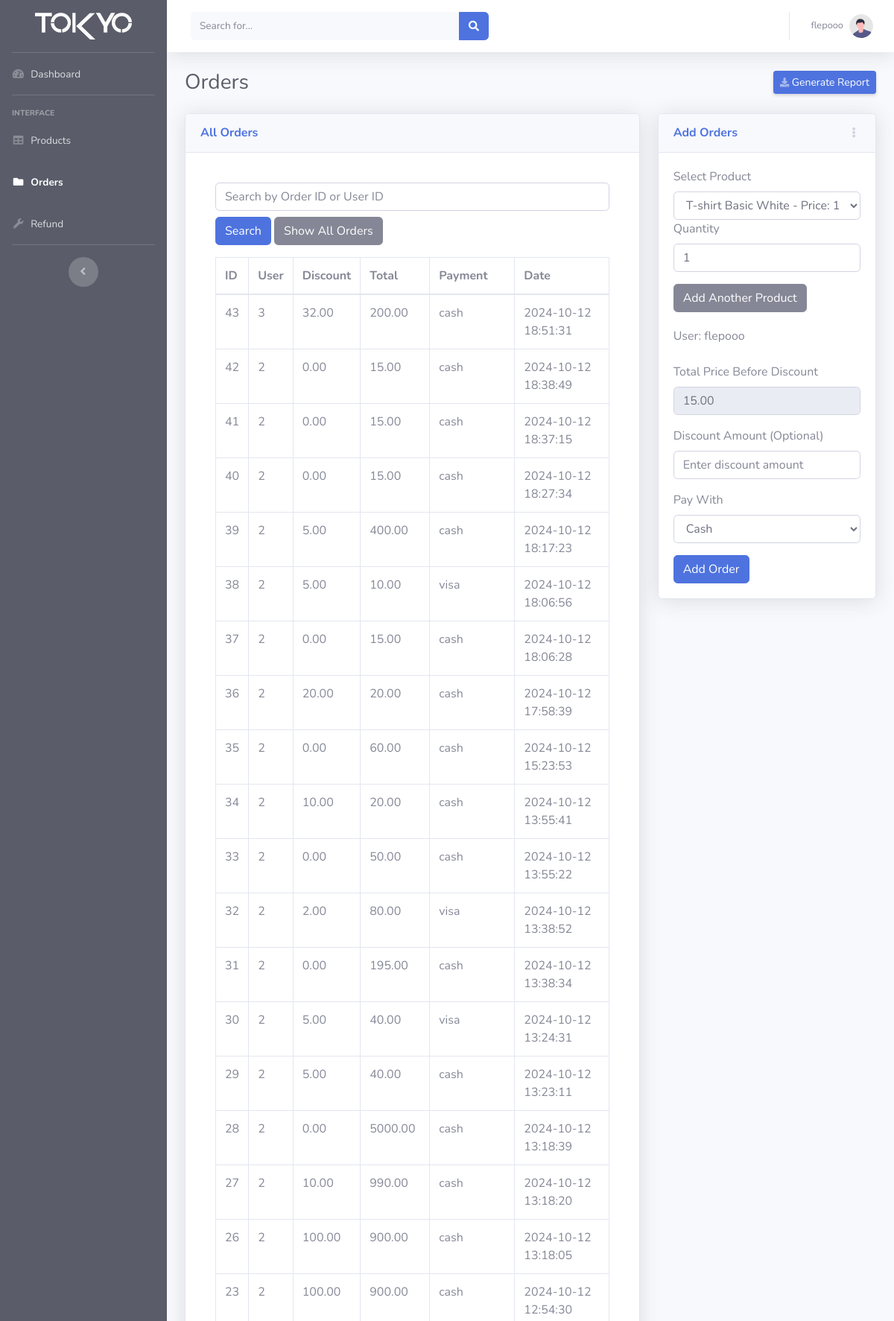
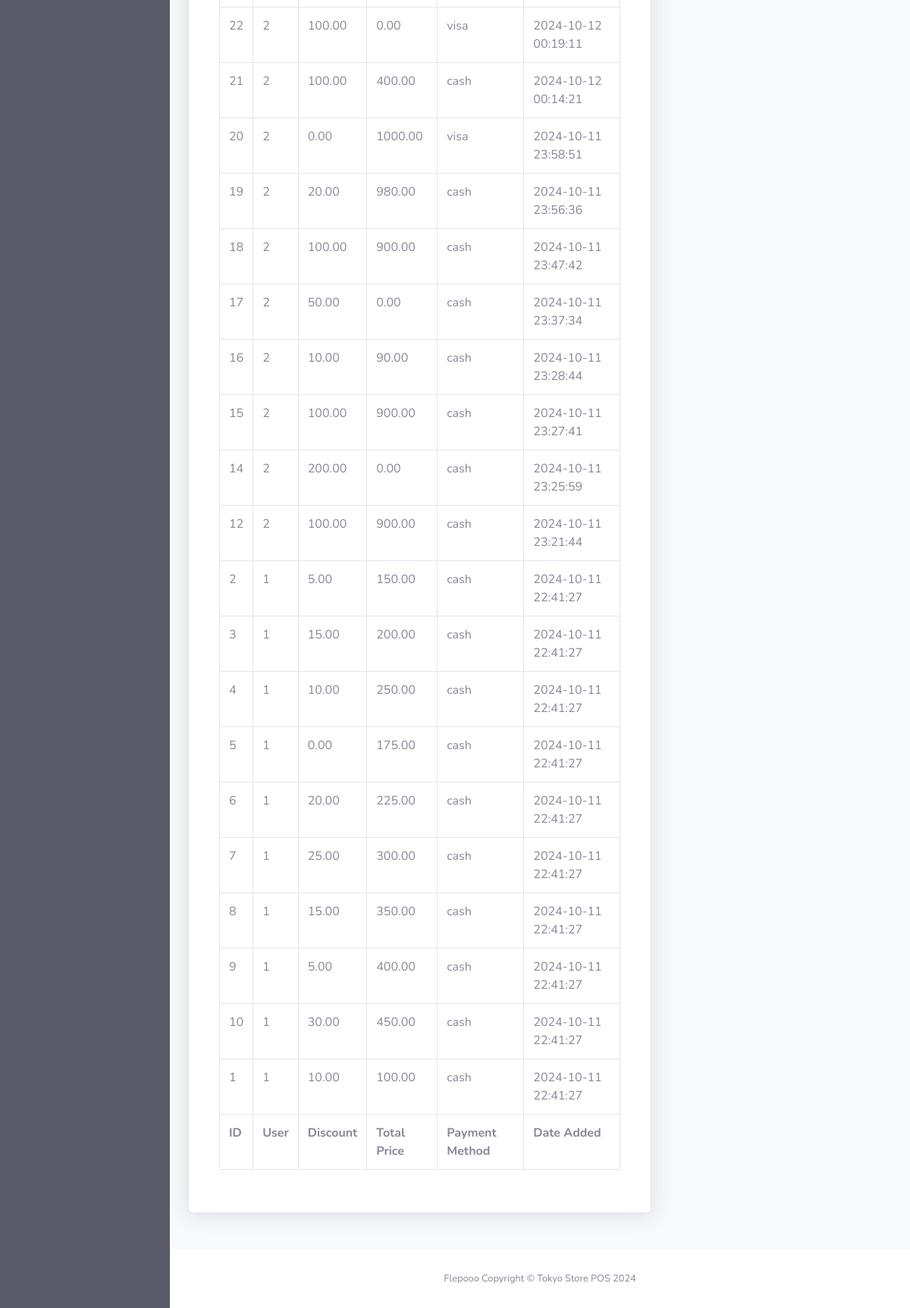
Page /orders.php (signed in) on the committed database (2 pictures, top to bottom).
### tables this page shows
CREATE TABLE `users` (
  `user_id` int(11) NOT NULL,
  `username` varchar(50) NOT NULL,
  `password` varchar(255) NOT NULL,
  `email` varchar(100) NOT NULL,
  `role` enum('super_admin','admin') NOT NULL,
  `created_at` timestamp NOT NULL DEFAULT current_timestamp()
);

CREATE TABLE `orders` (
  `order_id` int(11) NOT NULL,
  `user_id` int(11) NOT NULL,
  `customer_id` int(11) DEFAULT NULL,
  `total_price` decimal(10,2) NOT NULL,
  `discount` decimal(10,2) NOT NULL,
  `order_date` timestamp NOT NULL DEFAULT current_timestamp(),
  `total_price_before_discount` decimal(10,2) NOT NULL,
  `pay_with` enum('cash','visa') DEFAULT 'cash'
);

### orders.php (the view, shortened to what this page needs)
<?php
include 'db_connection.php';
if (isset($_SESSION['user_id'])) {
    $user_id = $_SESSION['user_id'];
    $stmt = $conn->prepare("SELECT username FROM users WHERE user_id = ?");
    $stmt->bind_param("i", $user_id);
    $stmt->execute();
    $result = $stmt->get_result();
    if ($result->num_rows > 0) {
        $user = $result->fetch_assoc();
        $username = htmlspecialchars($user['username'], ENT_QUOTES, 'UTF-8');
    } else {
        header("Location: login.php");
        exit;
    }
} else {
    header("Location: login.php");
    exit;
}
$search = "";
$stmt = $conn->prepare("SELECT order_id, user_id, total_price_before_discount, discount, total_price, pay_with, order_date FROM orders WHERE order_id LIKE ? OR user_id LIKE ? ORDER BY order_date DESC");
$searchParam = "%" . $search . "%";
$stmt->bind_param("ss", $searchParam, $searchParam);
$stmt->execute();
$result = $stmt->get_result();
?>
<!DOCTYPE html>
<html lang="en">
<head>
    <link href="vendor/fontawesome-free/css/all.min.css" rel="stylesheet" type="text/css" />
    <link href="css/sb-admin-2.min.css" rel="stylesheet" />
</head>
<body id="page-top">
    <div id="wrapper">
        <ul class="navbar-nav bg-dark sidebar sidebar-dark accordion" id="accordionSidebar">
            <a class="sidebar-brand d-flex align-items-center justify-content-center" href="index.html">
                <div class="sidebar-brand-icon">
                    <img src="img/tokyo-white-bg.png" width="130" />
                </div>
            </a>
            <hr class="sidebar-divider my-0" />
            <li class="nav-item ">
                <a class="nav-link" href="super_admin_dashboard.php">
                    <i class="fas fa-fw fa-tachometer-alt"></i>
                    <span>Dashboard</span></a>
            </li>
            <hr class="sidebar-divider" />
            <div class="sidebar-heading">Interface</div>
            <li class="nav-item">
                <a class="nav-link" href="products.php">
                    <i class="fas fa-fw fa-table"></i>
                    <span>Products</span></a>
            </li>
            <li class="nav-item active">
                <a class="nav-link" href="orders.php">
                    <i class="fas fa-fw fa-folder"></i>
                    <span>Orders</span></a>
            </li>
            <li class="nav-item">
                <a class="nav-link" href="refund.php">
                    <i class="fas fa-fw fa-wrench"></i>
                    <span>Refund</span></a>
            </li>
            <hr class="sidebar-divider d-none d-md-block" />
            <div class="text-center d-none d-md-inline">
                <button class="rounded-circle border-0" id="sidebarToggle"></button>
            </div>
        </ul>
        <div id="content-wrapper" class="d-flex flex-column">
            <div id="content">
                <nav class="navbar navbar-expand navbar-light bg-white topbar mb-4 static-top shadow">
                    <form
                        class="d-none d-sm-inline-block form-inline mr-auto ml-md-3 my-2 my-md-0 mw-100 navbar-search">
                        <div class="input-group">
                            <input type="text" class="form-control bg-light border-0 small" placeholder="Search for..."
                                aria-label="Search" aria-describedby="basic-addon2" />
                            <div class="input-group-append">
                                <button class="btn btn-primary" type="button">
                                    <i class="fas fa-search fa-sm"></i>
                                </button>
                            </div>
                        </div>
                    </form>
                    <ul class="navbar-nav ml-auto">
                        <li class="nav-item dropdown no-arrow">
                            <a class="nav-link dropdown-toggle" href="#" id="userDropdown" role="button"
                                data-toggle="dropdown" aria-haspopup="true" aria-expanded="false">
                                <span
                                    class="mr-2 d-none d-lg-inline text-gray-600 small"><?php echo $username; ?></span>
                                <img class="img-profile rounded-circle" src="img/undraw_profile.svg" />
                            </a>
                        </li>
                    </ul>
                </nav>
                <div class="container-fluid">
                    <div class="d-sm-flex align-items-center justify-content-between mb-4">
                        <h1 class="h3 mb-0 text-gray-800">Orders</h1>
                        <a href="#" class="d-none d-sm-inline-block btn btn-sm btn-primary shadow-sm"><i
                                class="fas fa-download fa-sm text-white-50"></i> Generate
                            Report</a>
                    </div>
                    <div class="row">
                        <div class="col-xl-8 col-lg-7">
                            <div class="card shadow mb-4">
                                <div
                                    class="card-header py-3 d-flex flex-row align-items-center justify-content-between">
                                    <h6 class="m-0 font-weight-bold text-primary">
                                        All Orders
                                    </h6>
                                </div>
                                <div class="card-body">
                                    <div class="">
                                        <div class="card-body">
                                            <form method="GET" action="">
                                                <div class="form-group">
                                                    <input type="text" name="search"
                                                        placeholder="Search by Order ID or User ID" class="form-control"
                                                        required>
                                                    <button type="submit" class="btn btn-primary mt-2">Search</button>
                                                    <a href="orders.php" class="btn btn-secondary mt-2">Show All
                                                        Orders</a>
                                                </div>
                                            </form>
                                            <div class="table-responsive">
                                                <table class="table table-bordered" id="dataTable" width="100%"
                                                    cellspacing="0">
                                                    <thead>
                                                        <tr>
                                                            <th>ID</th>
                                                            <th>User</th>
                                                            <th>Discount</th>
                                                            <th>Total</th>
                                                            <th>Payment</th>
                                                            <th>Date</th>
                                                        </tr>
                                                    </thead>
                                                    <tfoot>
                                                        <tr>
                                                            <th>ID</th>
                                                            <th>User</th>
                                                            <th>Discount</th>
                                                            <th>Total Price</th>
                                                            <th>Payment Method</th>
                                                            <th>Date Added</th>
                                                        </tr>
                                                    </tfoot>
                                                    <tbody>
                                                        <?php
        if ($result->num_rows > 0) {
            while ($row = $result->fetch_assoc()) {
                echo "<tr>";
                echo "<td>" . htmlspecialchars($row['order_id']) . "</td>";
                echo "<td>" . htmlspecialchars($row['user_id']) . "</td>";
                echo "<td>" . htmlspecialchars($row['discount']) . "</td>";
                echo "<td>" . htmlspecialchars($row['total_price']) . "</td>";
                echo "<td>" . htmlspecialchars($row['pay_with']) . "</td>";
                echo "<td>" . htmlspecialchars($row['order_date']) . "</td>";
                echo "</tr>";
            }
        } else {
            echo "<tr><td colspan='7'>No orders found</td></tr>";
        }
        ?>
                                                    </tbody>
                                                </table>
                                            </div>
                                        </div>
                                    </div>
                                </div>
                            </div>
                        </div>
                        <div class="col-xl-4 col-lg-5">
                            <div class="card shadow mb-4">
                                <div
                                    class="card-header py-3 d-flex flex-row align-items-center justify-content-between">
                                    <h6 class="m-0 font-weight-bold text-primary">Add Orders</h6>
                                    <div class="dropdown no-arrow">
                                        <a class="dropdown-toggle" href="#" role="button" id="dropdownMenuLink"
                                            data-toggle="dropdown" aria-haspopup="true" aria-expanded="false">
                                            <i class="fas fa-ellipsis-v fa-sm fa-fw text-gray-400"></i>
                                        </a>
                                    </div>
                                </div>
                                <div class="card-body">
                                    <form method="POST" action="orders.php">
                                        <div id="product-section">
                                            <div class="form-group product-row">
                                                <label for="products">Select Product</label>
                                                <select name="products[product_id][]"
                                                    class="form-control product-select">
                                                    <?php
                $product_query = $conn->query("SELECT product_id, product_name, selling_price, stock_level FROM products");
                while ($product = $product_query->fetch_assoc()) {
                    echo "<option value='{$product['product_id']}' data-price='{$product['selling_price']}'>{$product['product_name']} - Price: {$product['selling_price']} (Stock: {$product['stock_level']})</option>";
                }
                ?>
                                                </select>
                                                <label for="quantity">Quantity</label>
                                                <input type="number" name="products[quantity][]" value="1" min="1"
                                                    class="form-control product-quantity">
                                            </div>
                                        </div>
                                        <button type="button" id="add-product" class="btn btn-secondary">Add Another
                                            Product</button>
                                        <div class="form-group" style="margin-top: 20px">
                                            <label for="user_id">User: <?php echo $username; ?></label>
                                        </div>
                                        <div class="form-group">
                                            <label for="total_price_before_discount">Total Price Before Discount</label>
                                            <input type="number" step="0.01" class="form-control"
                                                id="total_price_before_discount" name="total_price_before_discount"
                                                required readonly>
                                        </div>
                                        <div class="form-group">
                                            <label for="discount_amount">Discount Amount (Optional)</label>
                                            <input type="number" step="0.01" class="form-control" id="discount_amount"
                                                name="discount_amount" placeholder="Enter discount amount">
                                        </div>
                                        <div class="form-group">
                                            <label for="pay_with">Pay With</label>
                                            <select class="form-control" id="pay_with" name="pay_with">
                                                <option value="cash" selected>Cash</option>
                                            </select>
                                        </div>
                                        <button type="submit" class="btn btn-primary" name="add_order">Add
                                            Order</button>
                                    </form>
                                </div>
                            </div>
                        </div>
                    </div>
                    <div class="row">
                    </div>
                </div>
            </div>
            <footer class="sticky-footer bg-white">
                <div class="container my-auto">
                    <div class="copyright text-center my-auto">
                        <span>Flepooo Copyright &copy; Tokyo Store POS 2024 </span>
                        <br />
                    </div>
                </div>
            </footer>
        </div>
    </div>
</body>
</html>

### rows in the picture
users: username "flepooo"
orders: order_id "43", user "3", discount "32.00", total_price "200.00", pay_with "cash", order_date "2024-10-12 18:51:31"
orders: order_id "42", user "2", discount "0.00", total_price "15.00", pay_with "cash", order_date "2024-10-12 18:38:49"
orders: order_id "41", user "2", discount "0.00", total_price "15.00", pay_with "cash", order_date "2024-10-12 18:37:15"
orders: order_id "40", user "2", discount "0.00", total_price "15.00", pay_with "cash", order_date "2024-10-12 18:27:34"
orders: order_id "39", user "2", discount "5.00", total_price "400.00", pay_with "cash", order_date "2024-10-12 18:17:23"
orders: order_id "38", user "2", discount "5.00", total_price "10.00", pay_with "visa", order_date "2024-10-12 18:06:56"
orders: order_id "37", user "2", discount "0.00", total_price "15.00", pay_with "cash", order_date "2024-10-12 18:06:28"
orders: order_id "36", user "2", discount "20.00", total_price "20.00", pay_with "cash", order_date "2024-10-12 17:58:39"
orders: order_id "35", user "2", discount "0.00", total_price "60.00", pay_with "cash", order_date "2024-10-12 15:23:53"
orders: order_id "34", user "2", discount "10.00", total_price "20.00", pay_with "cash", order_date "2024-10-12 13:55:41"
orders: order_id "33", user "2", discount "0.00", total_price "50.00", pay_with "cash", order_date "2024-10-12 13:55:22"
orders: order_id "32", user "2", discount "2.00", total_price "80.00", pay_with "visa", order_date "2024-10-12 13:38:52"
orders: order_id "31", user "2", discount "0.00", total_price "195.00", pay_with "cash", order_date "2024-10-12 13:38:34"
orders: order_id "30", user "2", discount "5.00", total_price "40.00", pay_with "visa", order_date "2024-10-12 13:24:31"
orders: order_id "29", user "2", discount "5.00", total_price "40.00", pay_with "cash", order_date "2024-10-12 13:23:11"
orders: order_id "28", user "2", discount "0.00", total_price "5000.00", pay_with "cash", order_date "2024-10-12 13:18:39"
orders: order_id "27", user "2", discount "10.00", total_price "990.00", pay_with "cash", order_date "2024-10-12 13:18:20"
orders: order_id "26", user "2", discount "100.00", total_price "900.00", pay_with "cash", order_date "2024-10-12 13:18:05"
orders: order_id "23", user "2", discount "100.00", total_price "900.00", pay_with "cash", order_date "2024-10-12 12:54:30"
orders: order_id "22", user "2", discount "100.00", total_price "0.00", pay_with "visa", order_date "2024-10-12 00:19:11"
orders: order_id "21", user "2", discount "100.00", total_price "400.00", pay_with "cash", order_date "2024-10-12 00:14:21"
orders: order_id "20", user "2", discount "0.00", total_price "1000.00", pay_with "visa", order_date "2024-10-11 23:58:51"
orders: order_id "19", user "2", discount "20.00", total_price "980.00", pay_with "cash", order_date "2024-10-11 23:56:36"
orders: order_id "18", user "2", discount "100.00", total_price "900.00", pay_with "cash", order_date "2024-10-11 23:47:42"
orders: order_id "17", user "2", discount "50.00", total_price "0.00", pay_with "cash", order_date "2024-10-11 23:37:34"
orders: order_id "16", user "2", discount "10.00", total_price "90.00", pay_with "cash", order_date "2024-10-11 23:28:44"
orders: order_id "15", user "2", discount "100.00", total_price "900.00", pay_with "cash", order_date "2024-10-11 23:27:41"
orders: order_id "14", user "2", discount "200.00", total_price "0.00", pay_with "cash", order_date "2024-10-11 23:25:59"
orders: order_id "12", user "2", discount "100.00", total_price "900.00", pay_with "cash", order_date "2024-10-11 23:21:44"
orders: order_id "2", user "1", discount "5.00", total_price "150.00", pay_with "cash", order_date "2024-10-11 22:41:27"
orders: order_id "3", user "1", discount "15.00", total_price "200.00", pay_with "cash", order_date "2024-10-11 22:41:27"
orders: order_id "4", user "1", discount "10.00", total_price "250.00", pay_with "cash", order_date "2024-10-11 22:41:27"
orders: order_id "5", user "1", discount "0.00", total_price "175.00", pay_with "cash", order_date "2024-10-11 22:41:27"
orders: order_id "6", user "1", discount "20.00", total_price "225.00", pay_with "cash", order_date "2024-10-11 22:41:27"
orders: order_id "7", user "1", discount "25.00", total_price "300.00", pay_with "cash", order_date "2024-10-11 22:41:27"
orders: order_id "8", user "1", discount "15.00", total_price "350.00", pay_with "cash", order_date "2024-10-11 22:41:27"
orders: order_id "9", user "1", discount "5.00", total_price "400.00", pay_with "cash", order_date "2024-10-11 22:41:27"
orders: order_id "10", user "1", discount "30.00", total_price "450.00", pay_with "cash", order_date "2024-10-11 22:41:27"
orders: order_id "1", user "1", discount "10.00", total_price "100.00", pay_with "cash", order_date "2024-10-11 22:41:27"

### other values in the picture
form field value "T-shirt Basic White - Price: 15.00 (Stock: 95)"
